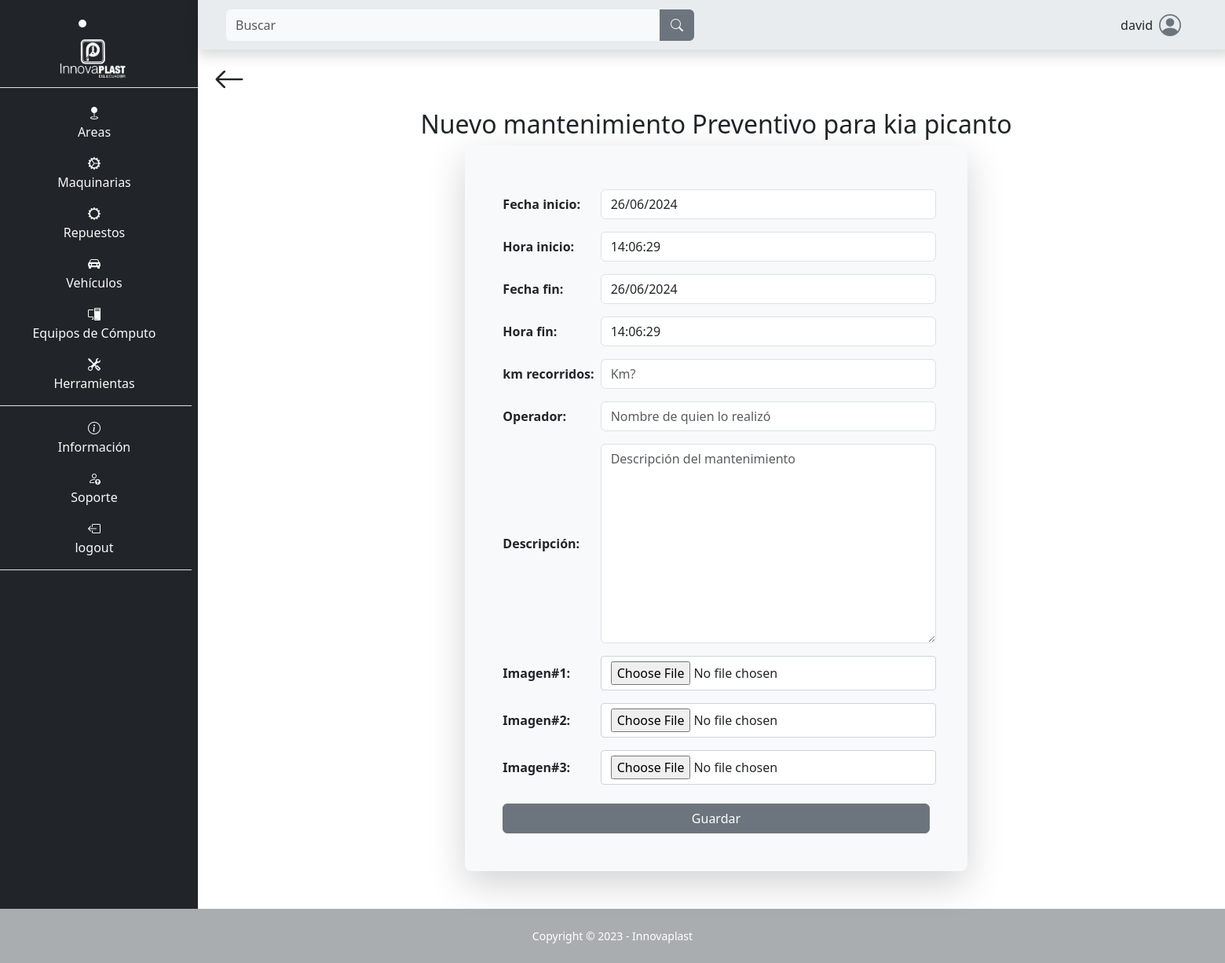
The app's page /vehiculo/nuevo_mantenimineto_vehiculo_preventivo/13 (signed in) with its own data.
### SGE_vehiculo/models.py (models this page shows, shortened)
class TipoMantenimientoVehiculo(models.Model):
    tipo = models.CharField(max_length=100, blank=False, null=False)
    def __str__(self):
        return self.tipo

class Vehiculo(models.Model):
    marca = models.CharField(max_length=50, null=False, blank=False)
    modelo = models.CharField(max_length=50, null=False, blank=False)
    matricula = models.CharField(max_length=50, null=False, blank=False)
    número_de_chasis = models.CharField(max_length=50, null=False, blank=False)
    motor = models.CharField(max_length=50, null=False, blank=False)
    km_recorridos = models.BigIntegerField(blank=False, null=False)
    intervalo_mantenimiento = models.IntegerField(blank=False, null=False)
    intervalo_mantenimiento_cambio_filtro_aceite = models.IntegerField(blank=False, null=False)
    intervalo_mantenimiento_cambio_filtro_aire_combustible = models.IntegerField(blank=False, null=False)
    intervalo_mantenimiento_cambio_filtro_caja_corona = models.IntegerField(blank=False, null=False)
    image = models.ImageField(upload_to="vehiculo/image", null=False, blank=False)
    fecha_ultimo_mantenimiento = models.DateField(default=date.today, blank=False, null=False)
    nombre_chofer = models.CharField(max_length=50, null=False, blank=False)
    nombre_usuario_chofer = models.CharField(max_length=20, null=False, blank=False, default="")
    contraseña_chofer = models.CharField(max_length=20, blank=False, null=False)
    teléfono_chofer = models.CharField(max_length=10, blank=False, null=False)
    dirección_chofer = models.CharField(max_length=30, blank=False, null=False)
    dni_chofer = models.BigIntegerField(max_length=20, blank=True, null=True, default=0)

### SGE_vehiculo/views.py (the view, shortened to what this page needs)
# urls.py: path('nuevo_mantenimineto_vehiculo_preventivo/<int:id>', views.nuevo_mantenimineto_vehiculo_preventivo, name="nuevo_mantenimineto_vehiculo_preventivo"),
@login_required
def nuevo_mantenimineto_vehiculo_preventivo(request, id):
    if request.method == 'GET':
        vehiculo = get_object_or_404(Vehiculo, id=id)
        tipo_mantenimiento = get_object_or_404(TipoMantenimientoVehiculo, id=2)
        form_mant = MantenimientoVehiculoPreventivoForm()
        context = {
            'form_mant': form_mant,
            'vehiculo': vehiculo,
            'tipo_mantenimiento': tipo_mantenimiento,
        }
        return render(request, 'SGE_vehiculo/nuevo_mantenimineto_preventivo.html', context)

### templates/SGE_vehiculo/nuevo_mantenimineto_preventivo.html (shortened to what this page needs)
{% extends "layout/base.html" %}
{% block 'styles' %}
{% load static %}
<link rel="stylesheet" href="{% static "css/forms.css" %}">
{% endblock 'styles' %}
{% block 'content' %}
<div class="container mb-5">
    <div class="d-flex p-2 justify-content-between">
        <a class="text-decoration-none text-dark" href="{% url "mantenimientos_vehiculo_preventivo" id=vehiculo.id %}">
            <i class="bi bi-arrow-left fs-1"></i>
        </a>
    </div>
    <h2 class="text-center">Nuevo mantenimiento {{ tipo_mantenimiento }} para {{ vehiculo.marca }} {{ vehiculo.modelo }}</h2>
    <div class="d-flex justify-content-center align-items-center">
        <form class="p-5 rounded-3 bg-body-tertiary shadow-lg" action="" method='POST' enctype="multipart/form-data">
            <table>
                {{ form_mant }}
            </table>
            <div class="d-grid gap-2 mt-3">
                <button type="submit" class="btn btn-secondary">Guardar</button>
            </div>
        </form>
    </div>
</div>
{% endblock %}

### templates/layout/base.html (shortened to what this page needs)
{% load static %}
<!DOCTYPE html>
<html lang="es">
<head>
    <link rel="stylesheet" href="https://cdn.jsdelivr.net/npm/bootstrap-icons@1.10.3/font/bootstrap-icons.css">
    <link rel="stylesheet" href="{% static "css/bootstrap.css" %}">
    <link rel="stylesheet" href="{% static "css/style.css" %}">
    {% block 'styles' %}{% endblock %}
</head>
<body class="" id="page-top">
    <main>
        <div class="row">
            {% if user.is_authenticated %}
            <div class="col-12 col-md-2 m-0 p-0 text-light text-center barra d-none d-md-block">
                <li class="nav-item active text-center fs-3 lista-menu m-2" style="transition: background-color 0.5s ease">
                    <a class="nav-link" href="{% url "index" %}">
                        <img src="{% static "images/Innovaplast.png" %}" alt="Innovaplast" style="max-height: 53px;">
                    </a>
                </li>
                <ul class="flex-column align-items-stretch p-2 border-top">
                    <li class="nav-item mt-1 pt-2 lista-menu text-center" style="transition: background-color 0.5s ease">
                        <a class="text-light text-decoration-none lista-menu" href="{% url "area" %}"><i class="bi bi-geo-fill"></i><p>Areas</p></a>
                    </li>
                    <li class="nav-item lista-menu" style="transition: background-color 0.5s ease">
                        <a class="text-light text-decoration-none lista-menu" href="{% url "maquina" %}"><i class="bi bi-gear-wide-connected"></i><p>Maquinarias</p></a>
                    </li>
                    <li class="nav-item lista-menu" style="transition: background-color 0.5s ease">
                        <a class="text-light text-decoration-none lista-menu" href="{% url "repuesto_maquina" %}"><i class="bi bi-gear-wide"></i><p>Repuestos</p></a>
                    </li>
                    <li class="nav-item lista-menu" style="transition: background-color 0.5s ease">
                        <a class="text-light text-decoration-none lista-menu" href="{% url "vehiculo" %}"><i class="bi bi-car-front-fill"></i><p>Vehículos</p></a>
                    </li>
                    <li class="nav-item lista-menu" style="transition: background-color 0.5s ease">
                        <a class="text-light text-decoration-none lista-menu" href="{% url "pc" %}"><i class="bi bi-pc-display"></i><p>Equipos de Cómputo</p></a>
                    </li>
                    <li class="nav-item border-bottom lista-menu" style="transition: background-color 0.5s ease">
                        <a class="text-light text-decoration-none lista-menu" href="{% url "herramienta" %}"><i class="bi bi-tools"></i><p>Herramientas</p></a>
                    </li>
                    <li class="nav-item pt-3 lista-menu" style="transition: background-color 0.5s ease">
                        <i class="bi bi-info-circle"></i><p>Información</p>
                    </li>
                    <li class="nav-item lista-menu" style="transition: background-color 0.5s ease">
                        <a class="text-light text-decoration-none lista-menu" href="{% url "soporte" %}">  <i class="bi bi-person-up"></i><p>Soporte</p></a>
                    </li>
                    {% if user.is_authenticated %}
                        <li class="nav-item lista-menu border-bottom" style="transition: background-color 0.5s ease">
                            <a class="text-light text-decoration-none lista-menu" href="{% url "logout" %}"><i class="bi bi-box-arrow-left"></i><p>logout</p></a>
                        </li>
                    {% else %}
                        <li class="nav-item lista-menu border-bottom" style="transition: background-color 0.5s ease">
                            <a class="text-light text-decoration-none lista-menu" href="{% url "login" %}"><i class="bi bi-box-arrow-right"></i><p>Login</p></a>
                        </li>
                    {% endif %}
                </ul>
            </div>
            {% endif %}
            <div class="col-12 col-md-10 m-0 p-0">
                {% if user.is_authenticated %}
                <nav class="row navbar bg-body-secondary p-2 m-0 shadow sticky-top navbar-expand-lg">
                        <div class="col-12 col-md-6 order-lg-first order-last">
                            <form class="d-flex form-inline mr-auto ml-md-3 my-2 my-md-0 ms-3 me-3 mw-100 navbar-search" role="search" action="" method='GET'>
                                <div class="input-group">
                                    <input class="form-control bg-light border-0 small" id="search-input" name="search" type="search" placeholder="Buscar" aria-label="Search">
                                    <div class="input-group-append">
                                        <button class="btn btn-secondary text-light rounded-0 rounded-end border-2" type="submit">
                                            <i class="bi bi-search"></i>
                                        </button>
                                    </div>
                                </div>
                            </form>
                        </div>
                        <div class="col-12 col-md-6">
                            <div class="me-5 d-flex justify-content-center justify-content-md-end align-items-center">
                                <p class="ms-5 mt-auto mb-auto">{{ user }}</p>
                                <i class="bi bi-person-circle fs-3 ms-2 icono-persona"></i>
                            </div>
                        </div>
                </nav>
                {% endif %}
                {% block 'content' %}{% endblock %}
            </div>
    </main>
    {% if user.is_authenticated %}
    <footer class="footer">
        <div class="small text-center p-4 text-white">Copyright &copy; 2023 - Innovaplast</div>
    </footer>
    {% endif %}
</body>
</html>

### static/css/style.css (style rules this page uses)
:root { --color-primary: #6c757d; --color-secondary: #212529; --body: #ffffff; --footer: #aaadaf; }
* { margin: 0; padding: 0; box-sizing: border-box; }
body { background-color: var(--body); }
.barra { background-color: var(--color-secondary); }
ul { list-style-type: none; }
.icono-persona { color: var(--color-primary); }
.footer { background-color: var(--footer); }

### static/css/forms.css (style rules this page uses)
input { display: block; width: 100%; padding: 0.375rem 0.75rem; font-size: 1rem; font-weight: 400; line-height: 1.5; color: #212529; background-color: #fff; background-clip: padding-box; border: 1px solid #ced4da; -webkit-appearance: none; -moz-appearance: none; appearance: none; border-radius: 0.25rem; transition: border-color 0.15s ease-in-out, box-shadow 0.15s ease-in-out; }

### records on screen
TipoMantenimientoVehiculo: tipo "Preventivo"
Vehiculo: marca "kia", modelo "picanto"

### other values on screen
{{ user }} "david"
